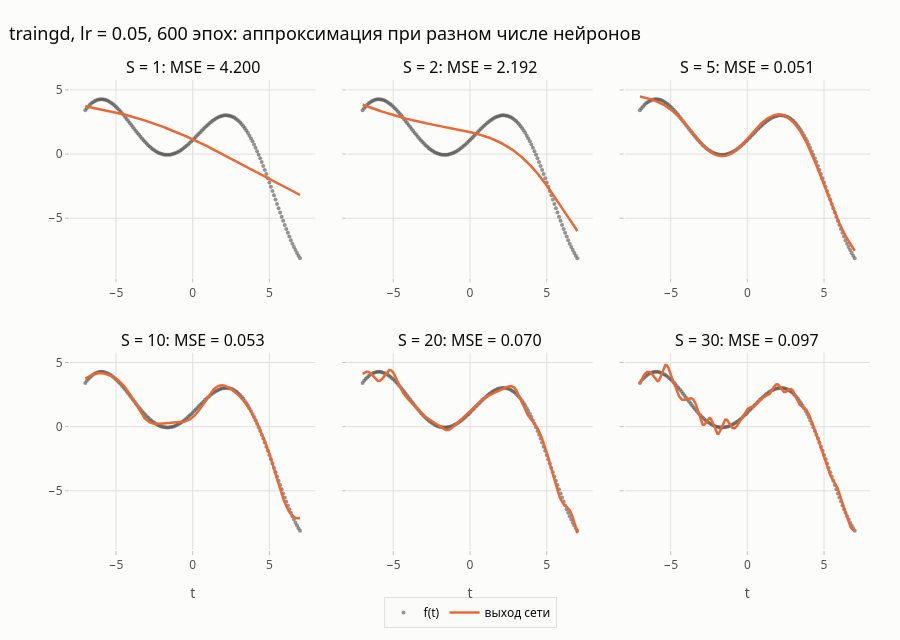

Source (notebook cell):
### Code cell
# Аппроксимации (типичный запуск) — малые множители 2×3
fig = make_subplots(rows=2, cols=3, shared_yaxes=True, horizontal_spacing=0.04, vertical_spacing=0.16,
                    subplot_titles=[f'S = {S}: MSE = {median_run(series_gd[S])["rec"].final:.3f}' for S in S_LIST])
for k, S in enumerate(S_LIST):
    r, c = k // 3 + 1, k % 3 + 1
    m = median_run(series_gd[S])
    fig.add_trace(go.Scatter(x=t, y=y, mode='markers', name='f(t)', legendgroup='f', showlegend=k == 0,
                             marker=dict(color=INK2, size=4, opacity=0.6),
                             hovertemplate='t = %{x:.1f}<br>f = %{y:.3f}<extra></extra>'), r, c)
    fig.add_trace(go.Scatter(x=t_dense, y=m['y_dense'], mode='lines', name='выход сети', legendgroup='nn',
                             showlegend=k == 0, line=dict(color=PALETTE[1], width=2.5),
                             hovertemplate=f'S = {S}<br>' + 't = %{x:.2f}<br>ŷ = %{y:.3f}<extra></extra>'), r, c)
    fig.update_xaxes(title_text='t' if r == 2 else None, row=r, col=c)
fig.update_yaxes(range=[ylo, yhi])
fig.update_layout(title='traingd, lr = 0.05, 600 эпох: аппроксимация при разном числе нейронов',
                  height=640, legend=dict(orientation='h', x=0.5, xanchor='center', y=-0.1))
save(fig, '04_series_approximations', width=1200, height=640)
fig.show()

### Figure 1 — Plotly figure (JSON) as saved in the notebook; plotly's stock layout.template omitted (floating-point values rounded to 4 significant figures; data arrays with more than 128 entries replaced by an {"elided": "..."} marker saying what was removed)
{"data": [{"hovertemplate": "t = %{x:.1f}<br>f = %{y:.3f}<extra></extra>", "legendgroup": "f", "marker": {"color": "#52514e", "opacity": 0.6, "size": 4}, "mode": "markers", "name": "f(t)", "showlegend": true, "type": "scatter", "x": {"elided": "141 float values"}, "xaxis": "x", "y": {"elided": "141 float values"}, "yaxis": "y"}, {"hovertemplate": "S = 1<br>t = %{x:.2f}<br>ŷ = %{y:.3f}<extra></extra>", "legendgroup": "nn", "line": {"color": "#eb6834", "width": 2.5}, "mode": "lines", "name": "выход сети", "showlegend": true, "type": "scatter", "x": {"elided": "1401 float values"}, "xaxis": "x", "y": {"elided": "1401 float values"}, "yaxis": "y"}, {"hovertemplate": "t = %{x:.1f}<br>f = %{y:.3f}<extra></extra>", "legendgroup": "f", "marker": {"color": "#52514e", "opacity": 0.6, "size": 4}, "mode": "markers", "name": "f(t)", "showlegend": false, "type": "scatter", "x": {"elided": "141 float values"}, "xaxis": "x2", "y": {"elided": "141 float values"}, "yaxis": "y2"}, {"hovertemplate": "S = 2<br>t = %{x:.2f}<br>ŷ = %{y:.3f}<extra></extra>", "legendgroup": "nn", "line": {"color": "#eb6834", "width": 2.5}, "mode": "lines", "name": "выход сети", "showlegend": false, "type": "scatter", "x": {"elided": "1401 float values"}, "xaxis": "x2", "y": {"elided": "1401 float values"}, "yaxis": "y2"}, {"hovertemplate": "t = %{x:.1f}<br>f = %{y:.3f}<extra></extra>", "legendgroup": "f", "marker": {"color": "#52514e", "opacity": 0.6, "size": 4}, "mode": "markers", "name": "f(t)", "showlegend": false, "type": "scatter", "x": {"elided": "141 float values"}, "xaxis": "x3", "y": {"elided": "141 float values"}, "yaxis": "y3"}, {"hovertemplate": "S = 5<br>t = %{x:.2f}<br>ŷ = %{y:.3f}<extra></extra>", "legendgroup": "nn", "line": {"color": "#eb6834", "width": 2.5}, "mode": "lines", "name": "выход сети", "showlegend": false, "type": "scatter", "x": {"elided": "1401 float values"}, "xaxis": "x3", "y": {"elided": "1401 float values"}, "yaxis": "y3"}, {"hovertemplate": "t = %{x:.1f}<br>f = %{y:.3f}<extra></extra>", "legendgroup": "f", "marker": {"color": "#52514e", "opacity": 0.6, "size": 4}, "mode": "markers", "name": "f(t)", "showlegend": false, "type": "scatter", "x": {"elided": "141 float values"}, "xaxis": "x4", "y": {"elided": "141 float values"}, "yaxis": "y4"}, {"hovertemplate": "S = 10<br>t = %{x:.2f}<br>ŷ = %{y:.3f}<extra></extra>", "legendgroup": "nn", "line": {"color": "#eb6834", "width": 2.5}, "mode": "lines", "name": "выход сети", "showlegend": false, "type": "scatter", "x": {"elided": "1401 float values"}, "xaxis": "x4", "y": {"elided": "1401 float values"}, "yaxis": "y4"}, {"hovertemplate": "t = %{x:.1f}<br>f = %{y:.3f}<extra></extra>", "legendgroup": "f", "marker": {"color": "#52514e", "opacity": 0.6, "size": 4}, "mode": "markers", "name": "f(t)", "showlegend": false, "type": "scatter", "x": {"elided": "141 float values"}, "xaxis": "x5", "y": {"elided": "141 float values"}, "yaxis": "y5"}, {"hovertemplate": "S = 20<br>t = %{x:.2f}<br>ŷ = %{y:.3f}<extra></extra>", "legendgroup": "nn", "line": {"color": "#eb6834", "width": 2.5}, "mode": "lines", "name": "выход сети", "showlegend": false, "type": "scatter", "x": {"elided": "1401 float values"}, "xaxis": "x5", "y": {"elided": "1401 float values"}, "yaxis": "y5"}, {"hovertemplate": "t = %{x:.1f}<br>f = %{y:.3f}<extra></extra>", "legendgroup": "f", "marker": {"color": "#52514e", "opacity": 0.6, "size": 4}, "mode": "markers", "name": "f(t)", "showlegend": false, "type": "scatter", "x": {"elided": "141 float values"}, "xaxis": "x6", "y": {"elided": "141 float values"}, "yaxis": "y6"}, {"hovertemplate": "S = 30<br>t = %{x:.2f}<br>ŷ = %{y:.3f}<extra></extra>", "legendgroup": "nn", "line": {"color": "#eb6834", "width": 2.5}, "mode": "lines", "name": "выход сети", "showlegend": false, "type": "scatter", "x": {"elided": "1401 float values"}, "xaxis": "x6", "y": {"elided": "1401 float values"}, "yaxis": "y6"}], "layout": {"annotations": [{"font": {"size": 16}, "showarrow": false, "text": "S = 1: MSE = 4.200", "x": 0.1533, "xanchor": "center", "xref": "paper", "y": 1, "yanchor": "bottom", "yref": "paper"}, {"font": {"size": 16}, "showarrow": false, "text": "S = 2: MSE = 2.192", "x": 0.5, "xanchor": "center", "xref": "paper", "y": 1, "yanchor": "bottom", "yref": "paper"}, {"font": {"size": 16}, "showarrow": false, "text": "S = 5: MSE = 0.051", "x": 0.8467, "xanchor": "center", "xref": "paper", "y": 1, "yanchor": "bottom", "yref": "paper"}, {"font": {"size": 16}, "showarrow": false, "text": "S = 10: MSE = 0.053", "x": 0.1533, "xanchor": "center", "xref": "paper", "y": 0.42, "yanchor": "bottom", "yref": "paper"}, {"font": {"size": 16}, "showarrow": false, "text": "S = 20: MSE = 0.070", "x": 0.5, "xanchor": "center", "xref": "paper", "y": 0.42, "yanchor": "bottom", "yref": "paper"}, {"font": {"size": 16}, "showarrow": false, "text": "S = 30: MSE = 0.097", "x": 0.8467, "xanchor": "center", "xref": "paper", "y": 0.42, "yanchor": "bottom", "yref": "paper"}], "height": 640, "legend": {"orientation": "h", "x": 0.5, "xanchor": "center", "y": -0.1}, "title": {"text": "traingd, lr = 0.05, 600 эпох: аппроксимация при разном числе нейронов"}, "xaxis": {"anchor": "y", "domain": [0, 0.3067]}, "xaxis2": {"anchor": "y2", "domain": [0.3467, 0.6533]}, "xaxis3": {"anchor": "y3", "domain": [0.6933, 1]}, "xaxis4": {"anchor": "y4", "domain": [0, 0.3067], "title": {"text": "t"}}, "xaxis5": {"anchor": "y5", "domain": [0.3467, 0.6533], "title": {"text": "t"}}, "xaxis6": {"anchor": "y6", "domain": [0.6933, 1], "title": {"text": "t"}}, "yaxis": {"anchor": "x", "domain": [0.58, 1], "range": [-9.613, 5.774]}, "yaxis2": {"anchor": "x2", "domain": [0.58, 1], "matches": "y", "range": [-9.613, 5.774], "showticklabels": false}, "yaxis3": {"anchor": "x3", "domain": [0.58, 1], "matches": "y", "range": [-9.613, 5.774], "showticklabels": false}, "yaxis4": {"anchor": "x4", "domain": [0, 0.42], "range": [-9.613, 5.774]}, "yaxis5": {"anchor": "x5", "domain": [0, 0.42], "matches": "y4", "range": [-9.613, 5.774], "showticklabels": false}, "yaxis6": {"anchor": "x6", "domain": [0, 0.42], "matches": "y4", "range": [-9.613, 5.774], "showticklabels": false}}}
